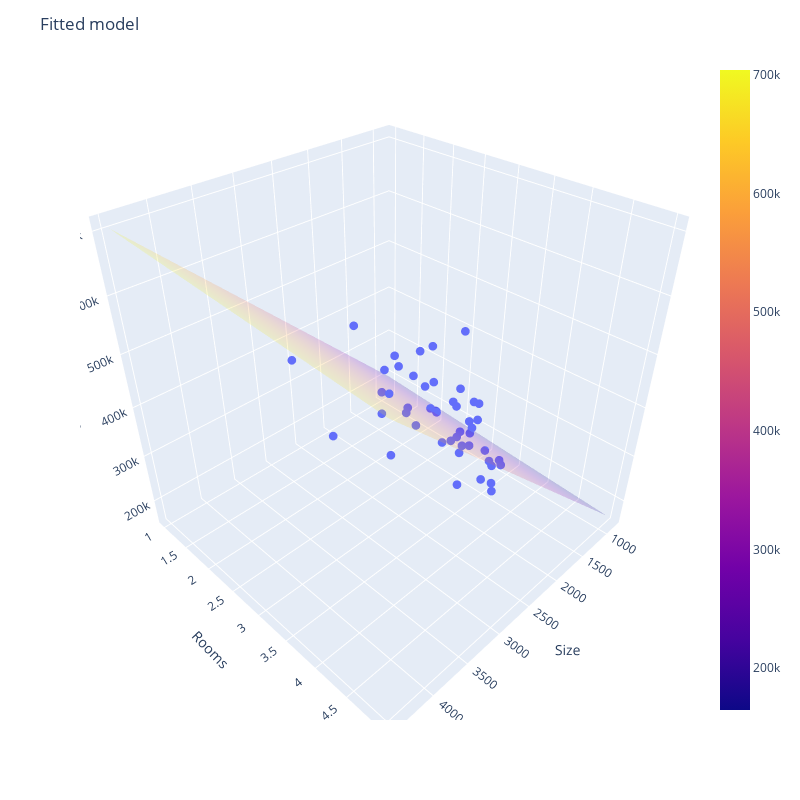

Notebook cell for this chart:
### Code cell
import plotly.express as px
import plotly.graph_objects as go

fig_layout = go.Layout(title='Fitted model', autosize=True, width=800, height=800,
                       scene = dict(xaxis=dict(title='Size'),
                                    yaxis=dict(title='Rooms'),
                                    zaxis=dict(title='Price')))

fig = px.scatter_3d(x=X_raw[:,1].ravel(), y=X_raw[:,2].ravel(), z=y_data.ravel())
fig.update_traces(marker=dict(size=3))
fig.update_layout(fig_layout)
fig.add_traces(go.Surface(x=size_points, y=rooms_points, z=price_points, opacity=0.2))

fig.show()

### Figure 1 — Plotly figure (JSON) as saved in the notebook; plotly's stock layout.template omitted (floating-point values rounded to 4 significant figures)
{"data": [{"hovertemplate": "x=%{x}<br>y=%{y}<br>z=%{z}<extra></extra>", "legendgroup": "", "marker": {"color": "#636efa", "size": 3, "symbol": "circle"}, "mode": "markers", "name": "", "scene": "scene", "showlegend": false, "type": "scatter3d", "x": [2104, 1600, 2400, 1416, 3000, 1985, 1534, 1427, 1380, 1494, 1940, 2000, 1890, 4478, 1268, 2300, 1320, 1236, 2609, 3031, 1767, 1888, 1604, 1962, 3890, 1100, 1458, 2526, 2200, 2637, 1839, 1000, 2040, 3137, 1811, 1437, 1239, 2132, 4215, 2162, 1664, 2238, 2567, 1200, 852, 1852, 1203], "y": [3, 3, 3, 2, 4, 4, 3, 3, 3, 3, 4, 3, 3, 5, 3, 4, 2, 3, 4, 4, 3, 2, 3, 4, 3, 3, 3, 3, 3, 3, 2, 1, 4, 3, 4, 3, 3, 4, 4, 4, 2, 3, 4, 3, 2, 4, 3], "z": [399900, 329900, 369000, 232000, 539900, 299900, 314900, 198999, 212000, 242500, 239999, 347000, 329999, 699900, 259900, 449900, 299900, 199900, 499998, 599000, 252900, 255000, 242900, 259900, 573900, 249900, 464500, 469000, 475000, 299900, 349900, 169900, 314900, 579900, 285900, 249900, 229900, 345000, 549000, 287000, 368500, 329900, 314000, 299000, 179900, 299900, 239500]}, {"opacity": 0.2, "type": "surface", "x": [[852, 4478], [852, 4478]], "y": [[1, 1], [5, 5]], "z": [[199500.0, 704200.0], [164500.0, 669300.0]]}], "layout": {"autosize": true, "height": 800, "legend": {"tracegroupgap": 0}, "margin": {"t": 60}, "scene": {"domain": {"x": [0, 1], "y": [0, 1]}, "xaxis": {"title": {"text": "Size"}}, "yaxis": {"title": {"text": "Rooms"}}, "zaxis": {"title": {"text": "Price"}}}, "title": {"text": "Fitted model"}, "width": 800}}
